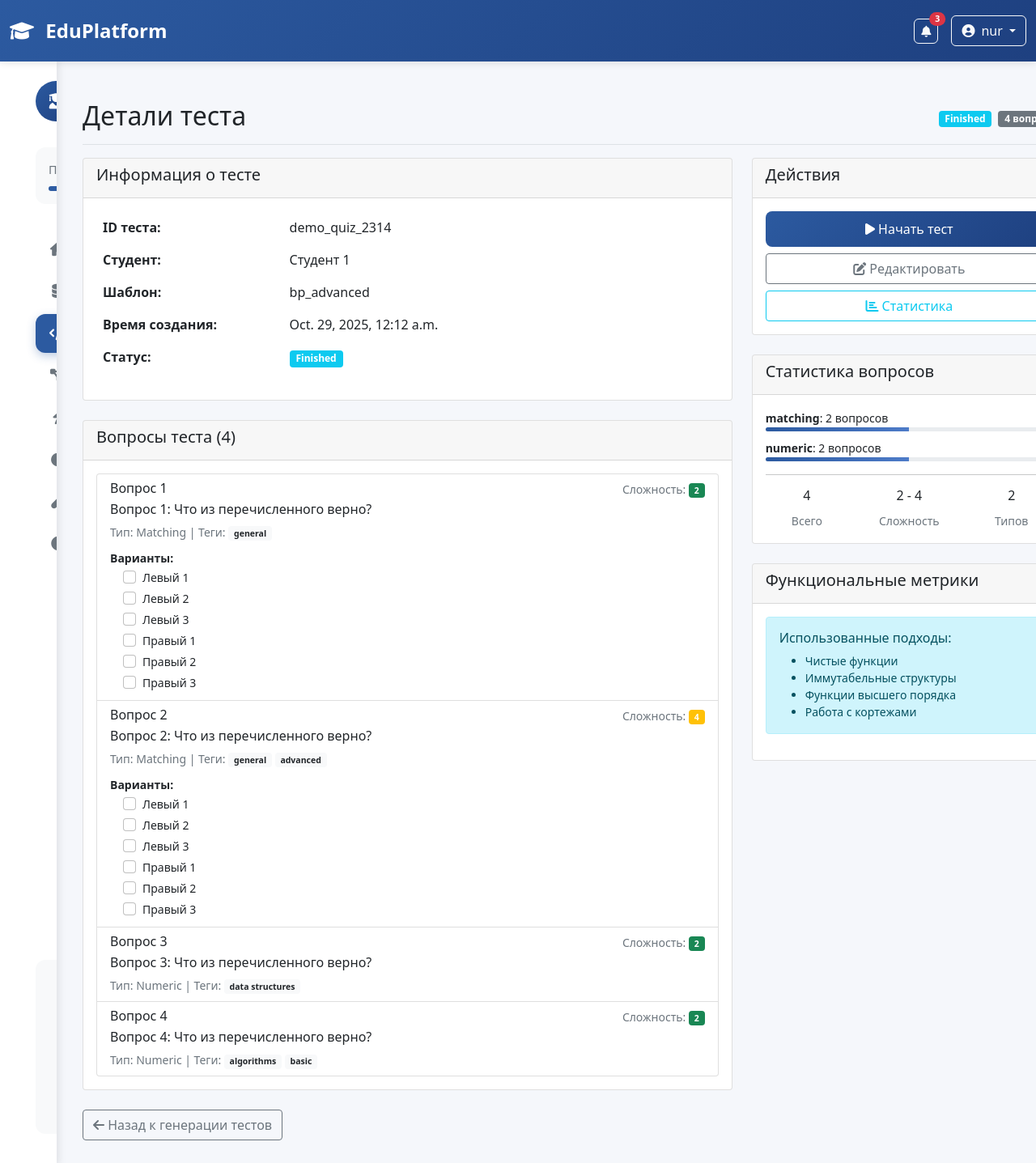
The page /quiz/demo_quiz_2314/ (signed in) on the database its author committed.
### apps/models.py (models this page shows, shortened)
class Quiz(models.Model):
    id = models.CharField(max_length=20, primary_key=True)
    STATUS_CHOICES = [
        ("draft", "Draft"),
        ("started", "Started"),
        ("finished", "Finished"),
        ("graded", "Graded"),
    ]
    user = models.ForeignKey(User, on_delete=models.CASCADE, related_name="quizzes")
    blueprint = models.ForeignKey(QuizBlueprint, on_delete=models.CASCADE, related_name="quizzes")
    items = models.ManyToManyField(Item)
    ts = models.DateTimeField(auto_now_add=True)
    status = models.CharField(max_length=10, choices=STATUS_CHOICES, default="started")

class User(models.Model):
    id = models.CharField(max_length=10, primary_key=True)
    ROLE_CHOICES = [
        ("student", "Student"),
        ("teacher", "Teacher"),
    ]
    name = models.CharField(max_length=100)
    role = models.CharField(max_length=10, choices=ROLE_CHOICES)

class QuizBlueprint(models.Model):
    id = models.CharField(max_length=10, primary_key=True)
    lesson = models.ForeignKey(Lesson, on_delete=models.SET_NULL, null=True, blank=True, related_name="blueprints")
    rules = models.JSONField(default=dict)

class Item(models.Model):
    id = models.CharField(max_length=10, primary_key=True)
    TYPE_CHOICES = [
        ("mcq/single", "MCQ Single"),
        ("mcq/multi", "MCQ Multi"),
        ("short", "Short"),
        ("numeric", "Numeric"),
        ("ordering", "Ordering"),
        ("matching", "Matching"),
    ]
    lesson = models.ForeignKey(Lesson, on_delete=models.CASCADE, null=True, blank=True, related_name="items")
    type = models.CharField(max_length=32, choices=TYPE_CHOICES)
    stem = models.TextField()
    options = models.JSONField(default=list)
    answer = models.JSONField(default=list)
    tags = models.JSONField(default=list)
    difficulty = models.IntegerField()

### apps/views.py (the view)
# urls.py: path('quiz/<str:quiz_id>/', views.quiz_detail, name='quiz_detail'),
def quiz_detail(request, quiz_id):
    quiz = Quiz.objects.get(id=quiz_id)
    items = quiz.items.all()
    context = {
        'quiz': quiz,
        'items': items,
        'menu': 'functional'
    }
    return render(request, 'apps/quiz_detail.html', context)

### apps/templates/apps/quiz_detail.html (shortened to what this page needs)
{% extends 'apps/base.html' %}
{% block content %}
<div class="d-flex justify-content-between flex-wrap flex-md-nowrap align-items-center pt-3 pb-2 mb-3 border-bottom">
    <h1 class="h2">Детали теста</h1>
    <div class="btn-toolbar mb-2 mb-md-0">
        <span class="badge bg-{% if quiz.status == 'started' %}warning{% elif quiz.status == 'finished' %}info{% else %}success{% endif %} me-2">
            {{ quiz.get_status_display }}
        </span>
        <span class="badge bg-secondary">{{ quiz.items.count }} вопросов</span>
    </div>
</div>
<div class="row">
    <div class="col-md-8">
        <div class="card">
            <div class="card-header">
                <h5>Информация о тесте</h5>
            </div>
            <div class="card-body">
                <table class="table table-borderless">
                    <tr>
                        <th width="30%">ID теста:</th>
                        <td>{{ quiz.id }}</td>
                    </tr>
                    <tr>
                        <th>Студент:</th>
                        <td>{{ quiz.user.name }}</td>
                    </tr>
                    <tr>
                        <th>Шаблон:</th>
                        <td>{{ quiz.blueprint.id }}</td>
                    </tr>
                    <tr>
                        <th>Время создания:</th>
                        <td>{{ quiz.ts }}</td>
                    </tr>
                    <tr>
                        <th>Статус:</th>
                        <td>
                            <span class="badge bg-{% if quiz.status == 'started' %}warning{% elif quiz.status == 'finished' %}info{% else %}success{% endif %}">
                                {{ quiz.get_status_display }}
                            </span>
                        </td>
                    </tr>
                </table>
            </div>
        </div>
        <div class="card mt-4">
            <div class="card-header">
                <h5>Вопросы теста ({{ items|length }})</h5>
            </div>
            <div class="card-body">
                <div class="list-group">
                    {% for item in items %}
                    <div class="list-group-item">
                        <div class="d-flex w-100 justify-content-between">
                            <h6 class="mb-1">Вопрос {{ forloop.counter }}</h6>
                            <small class="text-muted">
                                Сложность:
                                <span class="badge bg-{% if item.difficulty <= 2 %}success{% elif item.difficulty <= 4 %}warning{% else %}danger{% endif %}">
                                    {{ item.difficulty }}
                                </span>
                            </small>
                        </div>
                        <p class="mb-1">{{ item.stem }}</p>
                        <small class="text-muted">
                            Тип: {{ item.get_type_display }} |
                            Теги: {% for tag in item.tags %}<span class="badge bg-light text-dark">{{ tag }}</span> {% endfor %}
                        </small>
                        {% if item.options %}
                        <div class="mt-2">
                            <small><strong>Варианты:</strong></small>
                            <div class="ms-3">
                                {% for option in item.options %}
                                <div class="form-check">
                                    <input class="form-check-input" type="{% if item.type == 'mcq/single' %}radio{% else %}checkbox{% endif %}"
                                           name="question{{ item.id }}" id="option{{ item.id }}_{{ forloop.counter0 }}">
                                    <label class="form-check-label small" for="option{{ item.id }}_{{ forloop.counter0 }}">
                                        {{ option }}
                                    </label>
                                </div>
                                {% endfor %}
                            </div>
                        </div>
                        {% endif %}
                    </div>
                    {% endfor %}
                </div>
            </div>
        </div>
    </div>
    <div class="col-md-4">
        <div class="card">
            <div class="card-header">
                <h5>Действия</h5>
            </div>
            <div class="card-body">
                <div class="d-grid gap-2">
                    <button class="btn btn-primary" type="button">
                        <i class="fas fa-play"></i> Начать тест
                    </button>
                    <button class="btn btn-outline-secondary" type="button">
                        <i class="fas fa-edit"></i> Редактировать
                    </button>
                    <button class="btn btn-outline-info" type="button">
                        <i class="fas fa-chart-bar"></i> Статистика
                    </button>
                </div>
            </div>
        </div>
        <div class="card mt-4">
            <div class="card-header">
                <h5>Статистика вопросов</h5>
            </div>
            <div class="card-body">
                {% regroup items by type as type_list %}
                {% for type in type_list %}
                <div class="mb-2">
                    <small><strong>{{ type.grouper }}</strong>: {{ type.list|length }} вопросов</small>
                    <div class="progress" style="height: 5px;">
                        <div class="progress-bar" style="width: {% widthratio type.list|length items.count 100 %}%"></div>
                    </div>
                </div>
                {% endfor %}
                <hr>
                <div class="row text-center">
                    <div class="col-4">
                        <h6>{{ items|length }}</h6>
                        <small class="text-muted">Всего</small>
                    </div>
                    <div class="col-4">
                        <h6>
                            {% with min_diff=items|dictsort:"difficulty"|first %}
                                {{ min_diff.difficulty }}
                            {% endwith %}
                            -
                            {% with max_diff=items|dictsort:"difficulty"|last %}
                                {{ max_diff.difficulty }}
                            {% endwith %}
                        </h6>
                        <small class="text-muted">Сложность</small>
                    </div>
                    <div class="col-4">
                        <h6>{{ type_list|length }}</h6>
                        <small class="text-muted">Типов</small>
                    </div>
                </div>
            </div>
        </div>
        <div class="card mt-4">
            <div class="card-header">
                <h5>Функциональные метрики</h5>
            </div>
            <div class="card-body">
                <div class="alert alert-info small">
                    <h6>Использованные подходы:</h6>
                    <ul class="mb-0">
                        <li>Чистые функции</li>
                        <li>Иммутабельные структуры</li>
                        <li>Функции высшего порядка</li>
                        <li>Работа с кортежами</li>
                    </ul>
                </div>
            </div>
        </div>
    </div>
</div>
<div class="mt-4">
    <a href="{% url 'apps:functional' %}" class="btn btn-outline-secondary">
        <i class="fas fa-arrow-left"></i> Назад к генерации тестов
    </a>
</div>
{% endblock %}

### apps/templates/apps/base.html (shortened to what this page needs)
<!DOCTYPE html>
<html lang="ru">
<head>
    <link href="https://cdn.jsdelivr.net/npm/bootstrap@5.1.3/dist/css/bootstrap.min.css" rel="stylesheet">
    <link href="https://cdnjs.cloudflare.com/ajax/libs/font-awesome/6.0.0/css/all.min.css" rel="stylesheet">
    <link rel="stylesheet" href="/static/css/base-css.css">
</head>
<body>
    <nav class="navbar navbar-expand-lg navbar-dark bg-primary">
        <div class="container-fluid">
            <a class="navbar-brand" href="{% url 'apps:overview' %}">
                <i class="fas fa-graduation-cap me-2"></i>
                EduPlatform
            </a>
            <div class="d-flex align-items-center">
                <div class="dropdown me-3">
                    <button class="btn btn-outline-light btn-sm position-relative" type="button"
                            data-bs-toggle="dropdown">
                        <i class="fas fa-bell"></i>
                        <span class="position-absolute top-0 start-100 translate-middle badge rounded-pill bg-danger">
                            3
                        </span>
                    </button>
                </div>
                {% if user.is_authenticated %}
                    <div class="dropdown" id="userDropdown">
                        <button class="btn btn-outline-light dropdown-toggle" type="button" data-bs-toggle="dropdown">
                            <i class="fas fa-user-circle me-2"></i>{{ user.username }}
                        </button>
                    </div>
                {% else %}
                    <a href="{% url 'apps:login' %}" class="btn btn-outline-light me-2">Вход</a>
                    <a href="{% url 'apps:register' %}" class="btn btn-light">Регистрация</a>
                {% endif %}
            </div>
        </div>
    </nav>
    <div class="container-fluid">
        <div class="row">
            <nav class="sidebar" id="sidebar">
                <div class="sidebar-content">
                    <div class="sidebar-header">
                        <div class="user-info">
                            <div class="user-avatar">
                                <i class="fas fa-user-graduate"></i>
                            </div>
                        </div>
                    </div>
                    <div class="progress-section">
                        <div class="progress-info">
                            <span class="progress-label">Прогресс обучения</span>
                        </div>
                        <div class="progress">
                            <div class="progress-bar" style="width: 65%"></div>
                        </div>
                    </div>
                    <div class="sidebar-nav">
                        <a class="nav-item {% if menu == 'overview' %}active{% endif %}"
                           href="{% url 'apps:overview' %}">
                            <div class="nav-icon">
                                <i class="fas fa-home"></i>
                            </div>
                        </a>
                        <a class="nav-item {% if menu == 'data' %}active{% endif %}"
                           href="{% url 'apps:data' %}">
                            <div class="nav-icon">
                                <i class="fas fa-database"></i>
                            </div>
                        </a>
                        <a class="nav-item {% if menu == 'functional' %}active{% endif %}"
                           href="{% url 'apps:functional' %}">
                            <div class="nav-icon">
                                <i class="fas fa-code"></i>
                            </div>
                        </a>
                        <a class="nav-item {% if menu == 'pipelines' %}active{% endif %}"
                           href="{% url 'apps:pipelines' %}">
                            <div class="nav-icon">
                                <i class="fas fa-project-diagram"></i>
                            </div>
                        </a>
                        <a class="nav-item" href="#">
                            <div class="nav-icon">
                                <i class="fas fa-bolt"></i>
                            </div>
                        </a>
                        <a class="nav-item {% if menu == 'reports' %}active{% endif %}"
                           href="{% url 'apps:reports' %}">
                            <div class="nav-icon">
                                <i class="fas fa-chart-pie"></i>
                            </div>
                        </a>
                        <a class="nav-item" href="#">
                            <div class="nav-icon">
                                <i class="fas fa-vial"></i>
                            </div>
                        </a>
                        <a class="nav-item" href="#">
                            <div class="nav-icon">
                                <i class="fas fa-info-circle"></i>
                            </div>
                        </a>
                    </div>
                    <div class="sidebar-stats">
                        <h6 class="stats-title">Быстрая статистика</h6>
                        <div class="stats-grid">
                            <div class="stat-item">
                                <div class="stat-number">12</div>
                                <div class="stat-label">Курсов</div>
                            </div>
                            <div class="stat-item">
                                <div class="stat-number">8</div>
                                <div class="stat-label">Тестов</div>
                            </div>
                        </div>
                    </div>
                </div>
            </nav>
            <main class="main-content" id="mainContent">
                <div class="content-wrapper">
                    {% block content %}{% endblock %}
                </div>
            </main>
        </div>
    </div>
</body>
</html>

### rows shown on the page
Quiz: status "Finished", items.count "4", id "demo_quiz_2314", user.name "Студент 1", blueprint.id "bp_advanced", ts "Oct. 29, 2025, 12:12 a.m."
Item: difficulty "2", stem "Вопрос 1: Что из перечисленного верно?", type "Matching", tags "general", options "Левый 1" "Левый 2" "Левый 3" "Правый 1" "Правый 2" "Правый 3", grouper "matching"
Item: difficulty "4", stem "Вопрос 2: Что из перечисленного верно?", type "Matching", tags "general" "advanced", options "Левый 1" "Левый 2" "Левый 3" "Правый 1" "Правый 2" "Правый 3"
Item: difficulty "2", stem "Вопрос 3: Что из перечисленного верно?", type "Numeric", tags "data structures", grouper "numeric"
Item: difficulty "2", stem "Вопрос 4: Что из перечисленного верно?", type "Numeric", tags "algorithms" "basic"

### other values the page prints
{{ user.username }} "nur"
{{ items|length }} "4"
{{ type.list|length }} "2" "2"
{{ type_list|length }} "2"
